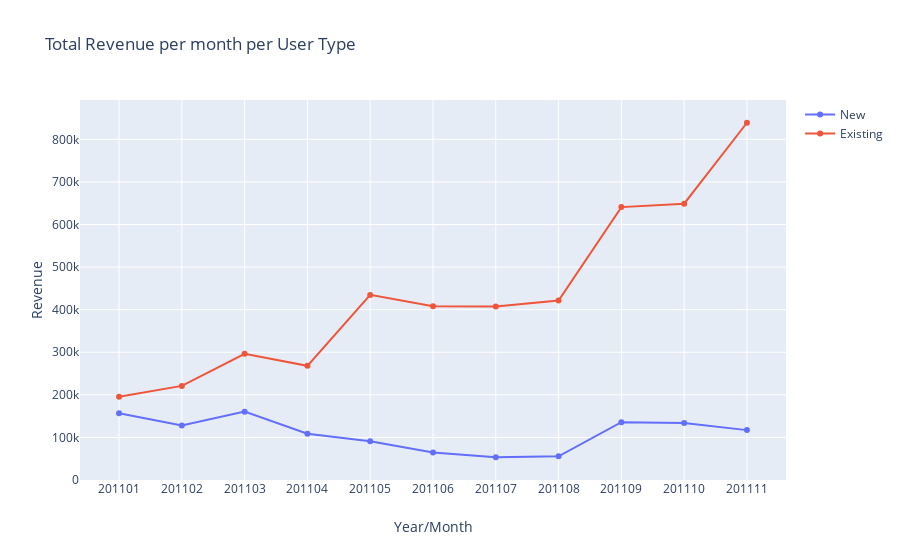

The notebook cell saved with this chart:
### Markdown cell above
Lets plot both revenues according to the user types

### Code cell
figure = go.Figure()

figure.add_trace(
                go.Scatter(
                            x= cust_uk_revenue_monthwise.loc[cust_uk_revenue_monthwise.UserType == 'New']['InvoiceYearMonth'] ,
                            y= cust_uk_revenue_monthwise.loc[cust_uk_revenue_monthwise.UserType == 'New']['Revenue'],
                            name = 'New'
                            
                ) )

figure.add_trace(
                go.Scatter(
                            x= cust_uk_revenue_monthwise.loc[cust_uk_revenue_monthwise.UserType == 'Existing']['InvoiceYearMonth'] ,
                            y= cust_uk_revenue_monthwise.loc[cust_uk_revenue_monthwise.UserType == 'Existing']['Revenue'],
                            name = 'Existing'
                 )
            )

figure.update_layout(title='Total Revenue per month per User Type',
                   xaxis_title='Year/Month',
                
                   yaxis_title='Revenue')
# py.iplot(figure, filename='basic-scatter')
figure.update_xaxes(type = 'category')
pio.show(figure)

### Figure 1 — Plotly figure (JSON) as saved in the notebook; plotly's stock layout.template omitted (floating-point values rounded to 4 significant figures)
{"data": [{"name": "New", "type": "scatter", "x": ["201101", "201102", "201103", "201104", "201105", "201106", "201107", "201108", "201109", "201110", "201111"], "y": [156700.0, 127900.0, 160600.0, 108500.0, 90850.0, 64480.0, 53450.0, 55620.0, 135700.0, 133900.0, 117200.0]}, {"name": "Existing", "type": "scatter", "x": ["201101", "201102", "201103", "201104", "201105", "201106", "201107", "201108", "201109", "201110", "201111"], "y": [195300.0, 221000.0, 296400.0, 268200.0, 434700.0, 408000.0, 407700.0, 421400.0, 640900.0, 648800.0, 839000.0]}], "layout": {"autosize": true, "title": {"text": "Total Revenue per month per User Type"}, "xaxis": {"autorange": true, "range": [-0.6995, 10.7], "title": {"text": "Year/Month"}, "type": "category"}, "yaxis": {"autorange": true, "range": [-3425.0, 895800.0], "title": {"text": "Revenue"}, "type": "linear"}}}
